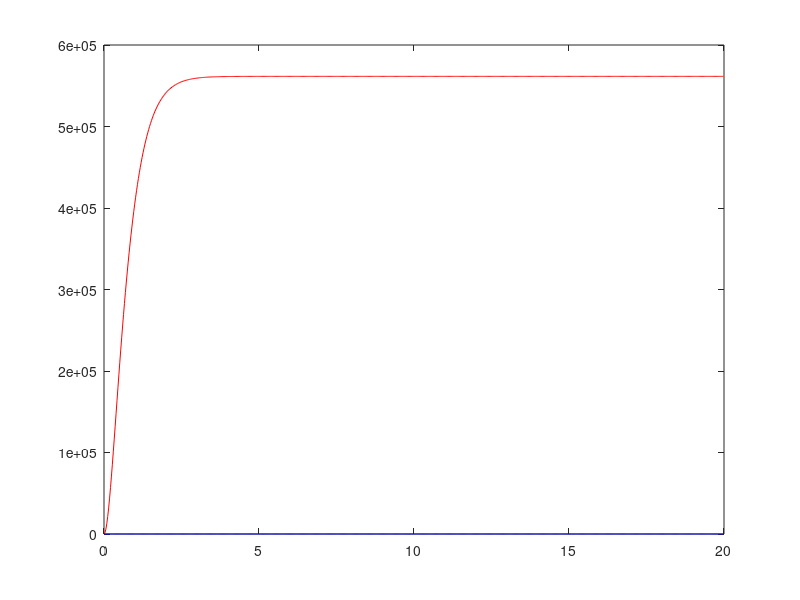

Recreate this plot in MATLAB.
m  = 62.416; %System mass
g = 9.81; %Gravity constant
l = (92+330+299.897+123.005+191.7)/1000; %Pendulum longitude
k = 200; %Stiffness
T = 0.03; %Sample Time

a = (k - m*g*l) / (m*l^2);
b = k / (m*l^2);

%% Space state matrices
A = [0 1; -a 0]; 
B = [0; 1];
C = [-(k/(m*g))*b 0];
D = k/(m*g);
sys = ss(A,B,C,D);
sys_d = c2d(sys,T,'zoh');

%polos
poles = eig(A);

% %controlabilidad
% co =ctrb(A,B);
% unco = length(A)-rank(co);
% 
% co_d = ctrb(sys_d);
% ob_d = obsv(sys_d);
% controllability_d = rank(co_d);
% observability_d = rank(ob_d);

% %% Transfer function
% [num,den] = ss2tf(A,B,C,D);
% G_s = tf(num,den);
% t = 0:0.001:10;
% u = 0.1*ones(size(t));
% lsim(G_s,u,t)
% 
% % Add a pole in s = 0
% den = [den 0];
% G2_s = tf(num,den);
% lsim(G_s,u,t)
% 
% % Closing the loop
% H_s = feedback(G2_s,-1);
% lsim(H_s,u,t);


%% DISCRETE LQR DESIGN
Q = C'*C;
%Q(1,1) = 1000;
R = 1;

[K] = dlqr(sys_d.a, sys_d.b, Q, R);

Ac = (sys_d.a-sys_d.b*K);
Bc = sys_d.b;
Cc = sys_d.c;
Dc = sys_d.d;

sys_cl = ss(Ac,Bc,Cc,Dc,T);

t = 0:T:20;
r =0.1*ones(size(t));
[y,t,x]=lsim(sys_cl,r,t);
plot(t,y,'r');

% Precompensator design
N = -35000000;
sys_cl = ss(Ac,Bc*N,Cc,Dc,T);
t = 0:T:20;
r =0.1*ones(size(t));
[y,t,x]=lsim(sys_cl,r,t);
plot(t,y,'r',t,r,'b');
